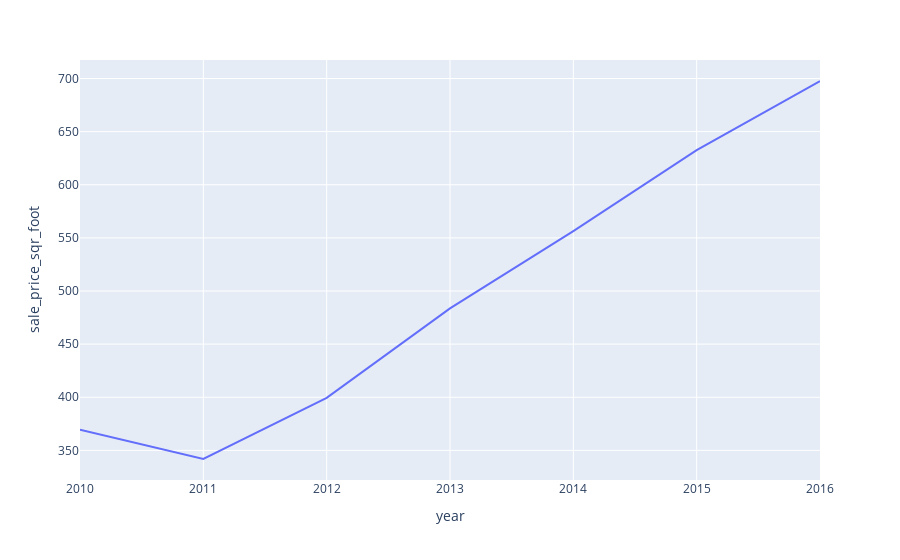

The notebook cell saved with this chart:
### Code cell
# Create two line charts, one to plot the average sale price per square foot and another for average montly rent

# Line chart for average sale price per square foot
plot_avg_sale_price = px.line(avg_sale_price_df, x='year', y='sale_price_sqr_foot')
plot_avg_sale_price.show()

### Figure 1 — Plotly figure (JSON) as saved in the notebook; plotly's stock layout.template omitted (floating-point values rounded to 4 significant figures)
{"data": [{"hovertemplate": "year=%{x}<br>sale_price_sqr_foot=%{y}<extra></extra>", "legendgroup": "", "line": {"color": "#636efa", "dash": "solid"}, "marker": {"symbol": "circle"}, "mode": "lines", "name": "", "orientation": "v", "showlegend": false, "type": "scatter", "x": [2010, 2011, 2012, 2013, 2014, 2015, 2016], "xaxis": "x", "y": [369.3, 341.9, 399.4, 483.6, 556.3, 632.5, 697.6], "yaxis": "y"}], "layout": {"legend": {"tracegroupgap": 0}, "margin": {"t": 60}, "xaxis": {"anchor": "y", "domain": [0, 1], "title": {"text": "year"}}, "yaxis": {"anchor": "x", "domain": [0, 1], "title": {"text": "sale_price_sqr_foot"}}}}
